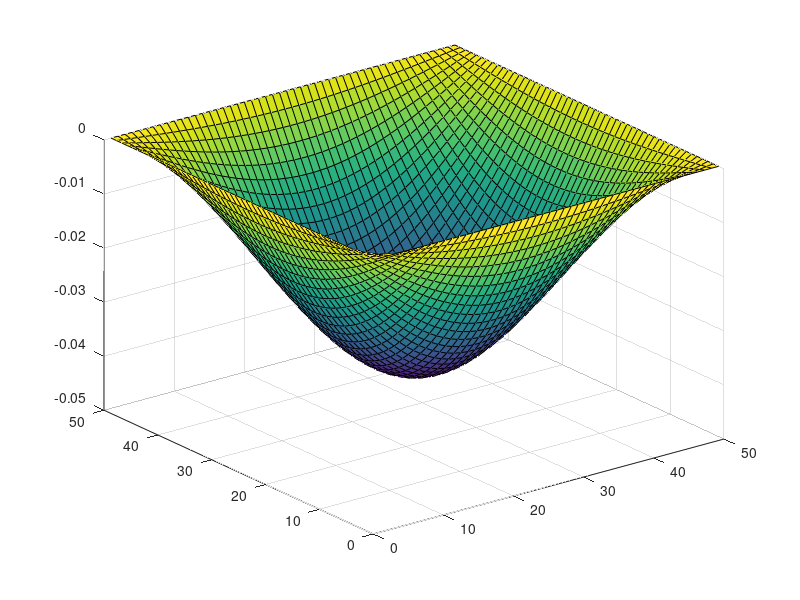
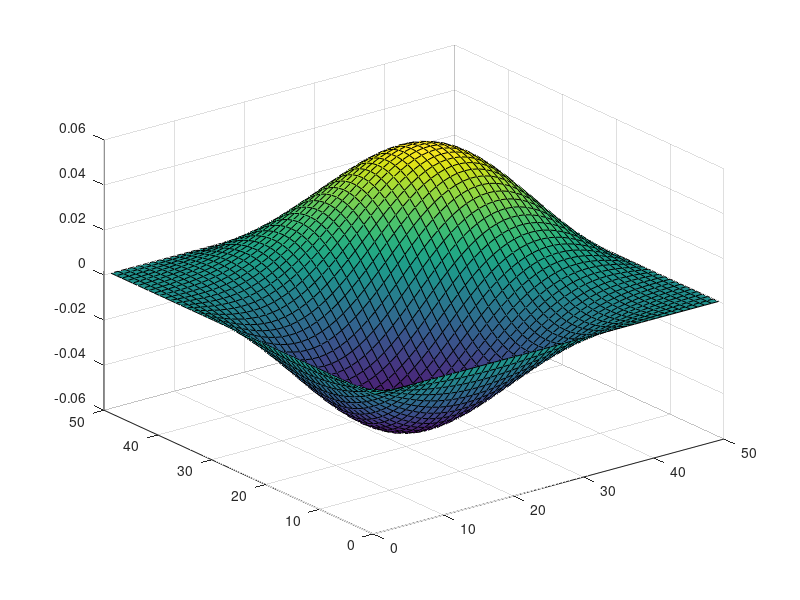
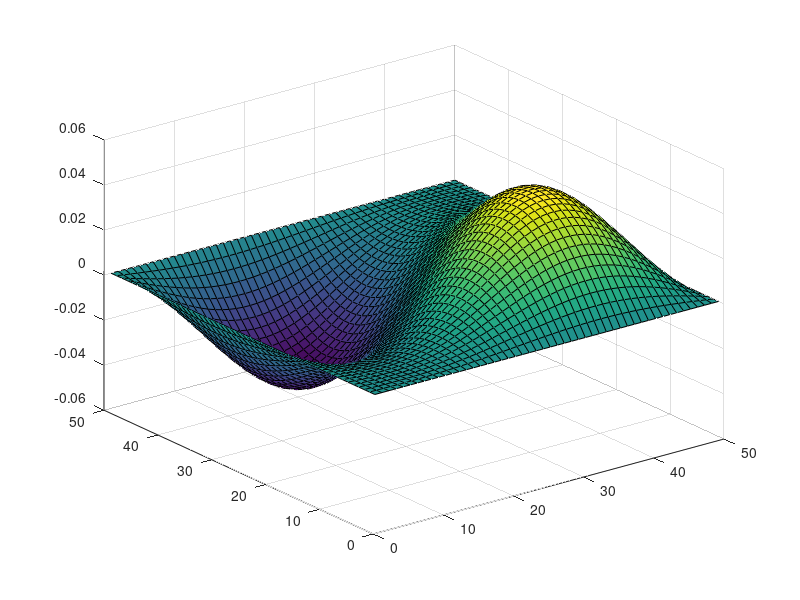
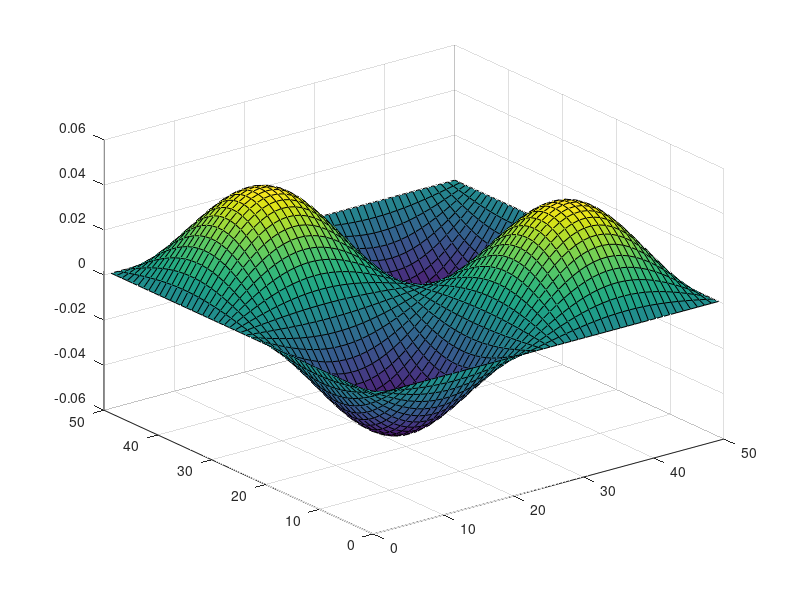

Write the MATLAB code that produced these figures, in order.
clc
clear


nx = 50;
ny = 50;
B = zeros((nx*ny),1);
E = zeros((nx*ny),1);

G = sparse((nx*ny), (nx*ny));



%Set diagonal
for j = 1:ny
    for i = 1:nx
        %Mapping
        n = i+(j-1)*nx;
        nxm = (i-1)+(j-1)*nx;
        nxp = (i+1)+(j-1)*nx;
        nym = (i)+(j-2)*nx;
        nyp = (i)+(j)*nx;
        
       
        
        %Set the Boundary Nodes
        if i == 1
            G(n,n) = 1;
        elseif i == nx
            G(n,n) = 1;
        elseif j == 1
            G(n,n) = 1;
        elseif j == ny
            G(n,n) = 1;
        else

            %Set the Bulk Nodes
%             if i < 20 && i > 10 && j<20 && j>10
%                 G(n,n) = -2;
%             else
                G(n,n) = -4;
%             end
                G(n,nxm) = 1;
                G(n,nxp) = 1;
                G(n,nym) = 1;
                G(n,nyp) = 1;
        end
           
       
        
        
    end
end

spy(G)

[E,D] = eigs(G,9,'SM');
Dv = zeros(9,1);

xlbl = linspace(1, 9, 9);
for k = 1:9
    Dv(k,1) = D(k,k);
end

plot(xlbl, Dv)

Select = zeros(nx,ny);
for C = 1:9
    for j = 1:ny
        for i = 1:nx
            n = i+(j-1)*nx;
            Select(i,j) = E(n,C);
        end
    end
    figure(C)
    surf(Select)
end













